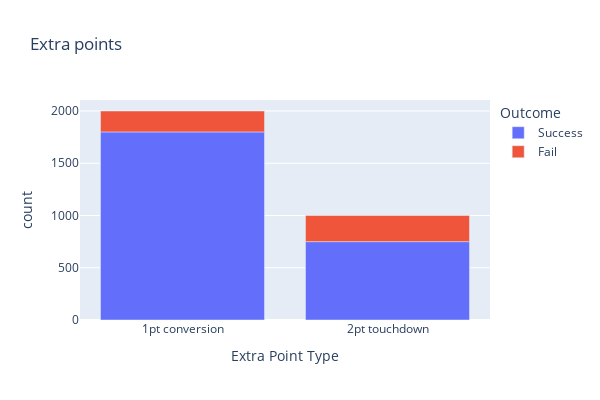

The cell this chart's notebook holds for it:
### Code cell
plot_df = pd.DataFrame()
plot_df['Extra Point Type'] = ['1pt conversion','1pt conversion','2pt touchdown','2pt touchdown']
plot_df['Outcome'] = ['Success','Fail','Success','Fail']
plot_df['count'] = [1800,200,750,250]

fig = px.bar(plot_df,
             x = 'Extra Point Type',
             y = 'count',
             color = 'Outcome',
             title='Extra points',

            width=600, 
            height=400
            )

fig.update_layout(showlegend=True)

fig.show()

### Figure 1 — Plotly figure (JSON) as saved in the notebook; plotly's stock layout.template omitted (floating-point values rounded to 4 significant figures)
{"data": [{"alignmentgroup": "True", "hovertemplate": "Outcome=Success<br>Extra Point Type=%{x}<br>count=%{y}<extra></extra>", "legendgroup": "Success", "marker": {"color": "#636efa", "pattern": {"shape": ""}}, "name": "Success", "offsetgroup": "Success", "orientation": "v", "showlegend": true, "textposition": "auto", "type": "bar", "x": ["1pt conversion", "2pt touchdown"], "xaxis": "x", "y": [1800, 750], "yaxis": "y"}, {"alignmentgroup": "True", "hovertemplate": "Outcome=Fail<br>Extra Point Type=%{x}<br>count=%{y}<extra></extra>", "legendgroup": "Fail", "marker": {"color": "#EF553B", "pattern": {"shape": ""}}, "name": "Fail", "offsetgroup": "Fail", "orientation": "v", "showlegend": true, "textposition": "auto", "type": "bar", "x": ["1pt conversion", "2pt touchdown"], "xaxis": "x", "y": [200, 250], "yaxis": "y"}], "layout": {"barmode": "relative", "height": 400, "legend": {"title": {"text": "Outcome"}, "tracegroupgap": 0}, "showlegend": true, "title": {"text": "Extra points"}, "width": 600, "xaxis": {"anchor": "y", "domain": [0, 1], "title": {"text": "Extra Point Type"}}, "yaxis": {"anchor": "x", "domain": [0, 1], "title": {"text": "count"}}}}
